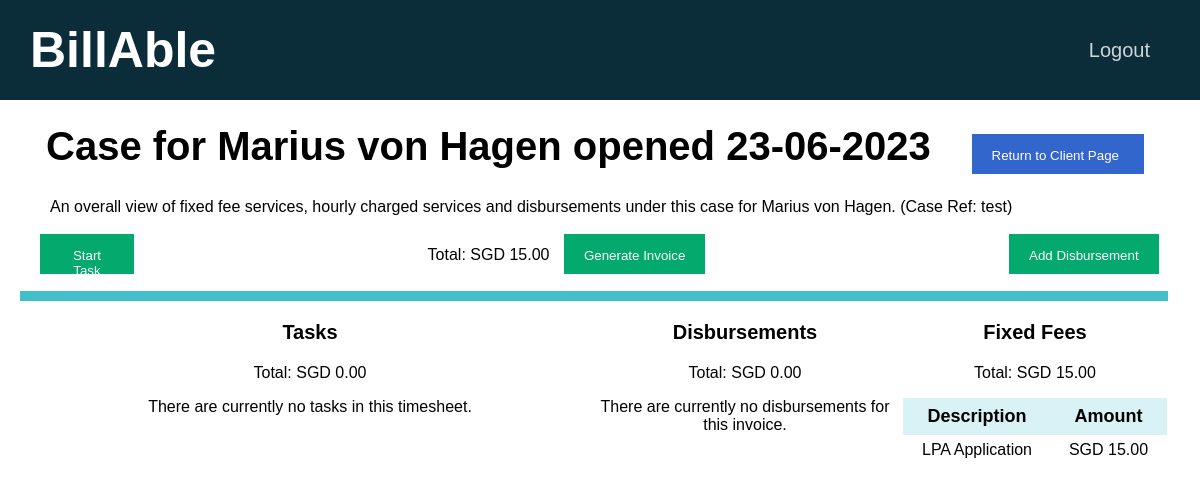
Before: /cases/47 (signed in) with the older database file.
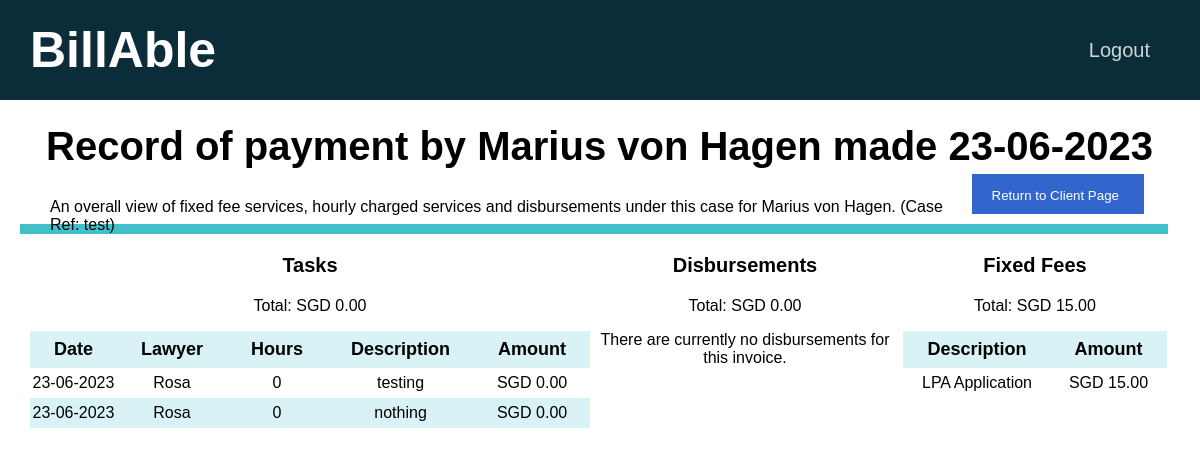
After: the same page with the newer database file.
### tables this page shows
CREATE TABLE clients(id INTEGER PRIMARY KEY AUTOINCREMENT NOT NULL, name TEXT NOT NULL, email TEXT NOT NULL, in_progress INTEGER NOT NULL DEFAULT 0, payment_pending INTEGER NOT NULL DEFAULT 0, payment_received INTEGER NOT NULL DEFAULT 0, firm INTEGER NOT NULL DEFAULT 1);

CREATE TABLE timesheets(id INTEGER PRIMARY KEY AUTOINCREMENT NOT NULL, client_id INTEGER NOT NULL, status INTEGER NOT NULL, created DATETIME NOT NULL, firm INTEGER NOT NULL DEFAULT 1, invoice_generated DATETIME, invoice_paid DATETIME, case_ref_no BLOB NOT NULL, FOREIGN KEY (client_id) REFERENCES clients(id), FOREIGN KEY (status) REFERENCES status_list(id));

CREATE TABLE tasks(id INTEGER PRIMARY KEY AUTOINCREMENT NOT NULL, user_id INTEGER NOT NULL, client_id INTEGER NOT NULL, timesheet_id INTEGER NOT NULL, datetime DATETIME NOT NULL, duration NUMERIC NOT NULL, description TEXT NOT NULL, amount NUMERIC NOT NULL, FOREIGN KEY (user_id) REFERENCES users(id), FOREIGN KEY (client_id) REFERENCES clients(id), FOREIGN KEY (timesheet_id) REFERENCES timesheets(id));

CREATE TABLE users (id INTEGER PRIMARY KEY AUTOINCREMENT NOT NULL, name TEXT NOT NULL, email TEXT NOT NULL, hash BLOB NOT NULL, firm INTEGER NOT NULL DEFAULT 1);

### app.py (the view)
@app.route("/cases/<id>", methods=["GET"])
@login_required
def timesheet(id):
    connection = sqlite3.connect("database.db")
    connection.row_factory = sqlite3.Row
    cursor = connection.cursor()
    timesheet = cursor.execute("SELECT * FROM timesheets WHERE id = ?", [id]).fetchone()
    client_id = timesheet["client_id"]
    user_id = session["user_id"]
    rel = cursor.execute("SELECT * FROM users_clients WHERE user_id = ? AND client_id = ?", [user_id, client_id]).fetchall()
    if len(rel) != 0:
        client = cursor.execute("SELECT * FROM clients WHERE id = ?", [client_id]).fetchone()
        rows = cursor.execute("SELECT * FROM tasks WHERE timesheet_id = ?", [id]).fetchall()
        tasks_total = cursor.execute("SELECT SUM(amount) FROM tasks WHERE timesheet_id = ?", [id]).fetchone()[0]
        tasks = []
        for row in rows:
            task = {}
            lawyer_info = cursor.execute("SELECT * FROM users WHERE id = ?", [row["user_id"]]).fetchone()
            task["lawyer"] = lawyer_info["name"]
            task["id"] = row["id"]
            task["datetime"] = row["datetime"]
            task["description"] = row["description"]
            task["duration"] = row["duration"]
            task["amount"] = "{:.2f}".format(row["amount"])
            tasks.append(task)
        d_total = cursor.execute("SELECT SUM(amount) FROM disbursements WHERE timesheet_id = ?", [id]).fetchone()[0]
        d_rows = cursor.execute("SELECT * FROM disbursements WHERE timesheet_id = ?", [id]).fetchall()
        disbursements = []
        for d_row in d_rows:
            disbursement = {}
            disbursement["description"] = d_row["description"]
            disbursement["amount"] = "{:.2f}".format(d_row["amount"])
            disbursements.append(disbursement)
        fixed_total = cursor.execute("SELECT SUM(amount) FROM fixed_fee_charges WHERE timesheet_id = ?", [id]).fetchone()[0]
        fixed_rows = cursor.execute("SELECT * FROM fixed_fee_charges WHERE timesheet_id = ?", [id]).fetchall()
        fixed_fees = []
        for fixed_row in fixed_rows:
            fixed_fee = {}
            fee_type = fixed_row["fixed_fee"]
            fixed_fee["description"] = cursor.execute("SELECT * FROM fixed_fees WHERE id = ?", [fee_type]).fetchone()["description"]
            fixed_fee["amount"] = "{:.2f}".format(fixed_row["amount"])
            fixed_fees.append(fixed_fee)
        invoice_total = 0
        formatted_tasks_total = None
        formatted_d_total = None
        formatted_fixed_total = None
        if tasks_total:
            formatted_tasks_total = "{:.2f}".format(tasks_total)
            invoice_total += tasks_total
        if d_total:
            formatted_d_total = "{:.2f}".format(d_total)
            invoice_total += d_total
        if fixed_total:
            formatted_fixed_total = "{:.2f}".format(fixed_total)
            invoice_total += fixed_total
        formatted_invoice_total = "{:.2f}".format(invoice_total)
        connection.close()
        return render_template("timesheet.html", timesheet=timesheet, client=client, tasks=tasks,
                               disbursements=disbursements,
                               fixed_fees=fixed_fees,
                               tasks_total=formatted_tasks_total,
                               d_total=formatted_d_total,
                               fixed_total=formatted_fixed_total,
                               invoice_total=formatted_invoice_total)
    else:
        return redirect(url_for("home"))

### helpers.py (called while the page is built)
def login_required(f):
    @wraps(f)
    def decorated_function(*args, **kwargs):
        if session.get("user_id") is None:
            return redirect("/login")
        return f(*args, **kwargs)
    return decorated_function

### templates/timesheet.html (shortened to what the changed rows need)
{% extends "layout.html" %}
{% block main %}
    <div class="container page-header" style="font-size: 40px;">
        {% if timesheet["status"] == 1 %}
            <b> Case for {{ client["name"] }} opened {{ timesheet["created"] }} </b>
        {% elif timesheet["status"] == 2 %}
            <b> Invoice for {{ client["name"] }} generated {{ timesheet["invoice_generated"] }} </b>
        {% else %}
            <b> Record of payment by {{ client["name"] }} made {{ timesheet["invoice_paid"] }} </b>
        {% endif %}
        <span style="float: right;">
            <button type="button" class="option-button primarybtn" id="newFixedFeeModalOpen">
            </button>
        </span>
    </div>
    <p class="tagline">
        An overall view of fixed fee services, hourly charged services and disbursements
        under this case for {{ client["name"] }}. (Case Ref: {{ timesheet["case_ref_no"] }})
    </p>
    {% if timesheet["status"] == 1 %}
        <div id="start-task-view" style="padding: 10px;">
            <div id="invoice-panel">
                <div class="start">
                    <button type="button" class="option-button successbtn" id="confirm-start">
                        Start Task
                    </button>
                </div>
                <div class="middle">
                    Total: SGD {{ invoice_total }}
                    <span>
                        <button type="button" class="option-button successbtn" id="generateInvoiceModalOpen">
                            Generate Invoice
                        </button>
                    </span>
                </div>
                <div class="end">
                    <button type="button" class="option-button successbtn" id="addDisbursementModalOpen">
                        Add Disbursement
                    </button>
                </div>
            </div>
        </div>
    {% endif %}
    <hr class="tab-bar">
    <div class="tables-container">
        <div class="tasks">
            <p class="table-title">
            </p>
            <p class="fee">Total: SGD
            </p>
            {% if tasks %}
                <table class="table">
                    <thead>
                        <tr>
                            <th scope="col">Date</th>
                            <th scope="col">Lawyer</th>
                            <th scope="col">Hours</th>
                            <th scope="col">Description</th>
                            <th scope="col">Amount</th>
                        </tr>
                    </thead>
                    <tbody>
                        {% for task in tasks %}
                            <tr>
                                <td>{{ task["datetime"] }}</td>
                                <td>{{ task["lawyer"] }}</td>
                                <td>{{ task["duration"] }}</td>
                                <td>{{ task["description"] }}</td>
                                <td>SGD {{ task["amount"] }}</td>
                            </tr>
                        {% endfor %}
                    </tbody>
                </table>
            {% else %}
                There are currently no tasks in this timesheet.
            {% endif %}
        </div>
        <div class="disbursements">
            <p class="table-title">
            </p>
            <p class="fee">Total: SGD
            </p>
            {% if disbursements %}
                <table class="table">
                    <thead>
                        <tr>
                            <th scope="col">Description</th>
                            <th scope="col">Amount</th>
                        </tr>
                    </thead>
                    <tbody>
                        {% for disbursement in disbursements %}
                            <tr>
                                <td>{{ disbursement["description"] }}</td>
                                <td>SGD {{ disbursement["amount"] }}</td>
                            </tr>
                        {% endfor %}
                    </tbody>
                </table>
            {% else %}
                There are currently no disbursements for this invoice.
            {% endif %}
        </div>
        <div class="fixed_fees">
            <p class="table-title">
            </p>
            <p class="fee">Total: SGD
            </p>
            {% if fixed_fees %}
                <table class="table">
                    <thead>
                        <tr>
                            <th scope="col">Description</th>
                            <th scope="col">Amount</th>
                        </tr>
                    </thead>
                </table>
            {% else %}
                There are currently no fixed fees for this invoice.
            {% endif %}
        </div>
    </div>
{% endblock %}

Changed rows visible on the page:
changed timesheets "test": status 1 → 3 (drawn); invoice_paid (not shown) → "23-06-2023"; created "23-06-2023" → (not shown)
added tasks: datetime "23-06-2023", description "testing"
now on this page (row unchanged): users: lawyer "Rosa" "Rosa"
added tasks: datetime "23-06-2023", description "nothing"
Other visible differences:
{{ invoice_total }}: "15.00" → (not shown)
text no longer shown: "Case for opened Start Task Total: SGD Generate Invoice Add Disbursement There are currently no tasks in this timesheet."
text now shown: "Record of payment by made Date Lawyer Hours Description Amount"
new list line: "0 SGD 0.00"
